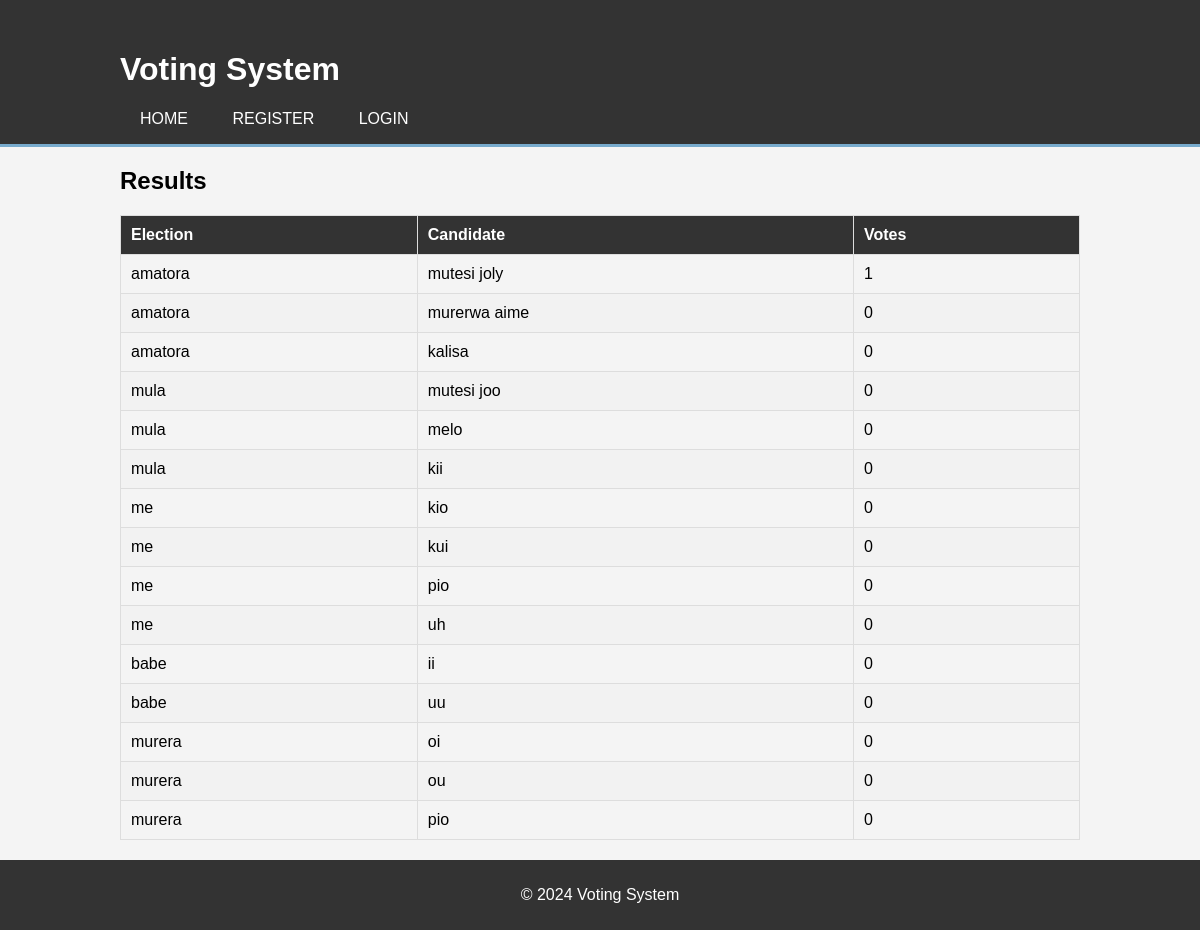
The app's page /results.php with its own data.
### tables this page shows
CREATE TABLE `candidates` (
  `id` int(11) NOT NULL,
  `name` varchar(255) NOT NULL,
  `election_id` int(11) DEFAULT NULL,
  `votes` int(11) DEFAULT 0
);

CREATE TABLE `elections` (
  `id` int(11) NOT NULL,
  `name` varchar(255) NOT NULL,
  `description` text NOT NULL
);

### results.php (the view, shortened to what this page needs)
<?php
include 'templates/header.php';
$database = new Database();
$db = $database->connect();
?>
<h2>Results</h2>
<table>
    <thead>
        <tr>
            <th>Election</th>
            <th>Candidate</th>
            <th>Votes</th>
        </tr>
    </thead>
    <tbody>
        <?php
        $query = 'SELECT e.name AS election_name, c.name AS candidate_name, c.votes
                  FROM candidates c
                  JOIN elections e ON c.election_id = e.id
                  ORDER BY e.id, c.votes DESC';
        $stmt = $db->prepare($query);
        $stmt->execute();
        while ($row = $stmt->fetch(PDO::FETCH_ASSOC)) {
            echo '<tr>';
            echo '<td>' . $row['election_name'] . '</td>';
            echo '<td>' . $row['candidate_name'] . '</td>';
            echo '<td>' . $row['votes'] . '</td>';
            echo '</tr>';
        }
        ?>
    </tbody>
</table>
<?php include 'templates/footer.php'; ?>

### templates/header.php (shortened to what this page needs)
<!DOCTYPE html>
<html>
<head>
    <link rel="stylesheet" type="text/css" href="css/style.css">
</head>
<body>
    <header>
        <div class="container">
            <h1>Voting System</h1>
            <ul>
                <li><a href="index.php">Home</a></li>
                <?php if (isset($_SESSION['user_id'])): ?>
                    <li><a href="create_election.php">Create Election</a></li>
                    <li><a href="vote.php">Vote</a></li>
                    <li><a href="results.php">Results</a></li>
                    <li><a href="logout.php">Logout</a></li>
                <?php else: ?>
                    <li><a href="register.php">Register</a></li>
                    <li><a href="login.php">Login</a></li>
                <?php endif; ?>
            </ul>
        </div>
    </header>
    <div class="container">

### templates/footer.php
    </div>
    <footer>
        <p>&copy; 2024 Voting System</p>
    </footer>
</body>
</html>

### css/style.css (style rules this page uses)
body { font-family: Arial, sans-serif; background-color: #f4f4f4; margin: 0; padding: 0; }
.container { width: 80%; margin: auto; overflow: hidden; }
header { background: #333; color: #fff; padding-top: 30px; min-height: 70px; border-bottom: #77aacc 3px solid; }
header a { color: #fff; text-decoration: none; text-transform: uppercase; font-size: 16px; }
header ul { padding: 0; list-style: none; }
header li { display: inline; padding: 0 20px 0 20px; }
footer { background: #333; color: #fff; text-align: center; padding: 10px; margin-top: 20px; }
table { width: 100%; margin-top: 20px; border-collapse: collapse; }
table, th, td { border: 1px solid #ddd; }
table th, table td { padding: 10px; text-align: left; }
table th { background-color: #333; color: #fff; }
table tr:nth-child(even) { background-color: #f2f2f2; }

### records on screen
candidates: election.name "amatora", name "mutesi joly", votes "1"
candidates: election.name "amatora", name "murerwa aime", votes "0"
candidates: election.name "amatora", name "kalisa", votes "0"
candidates: election.name "mula", name "mutesi joo", votes "0"
candidates: election.name "mula", name "melo", votes "0"
candidates: election.name "mula", name "kii", votes "0"
candidates: election.name "me", name "kio", votes "0"
candidates: election.name "me", name "kui", votes "0"
candidates: election.name "me", name "pio", votes "0"
candidates: election.name "me", name "uh", votes "0"
candidates: election.name "babe", name "ii", votes "0"
candidates: election.name "babe", name "uu", votes "0"
candidates: election.name "murera", name "oi", votes "0"
candidates: election.name "murera", name "ou", votes "0"
candidates: election.name "murera", name "pio", votes "0"
